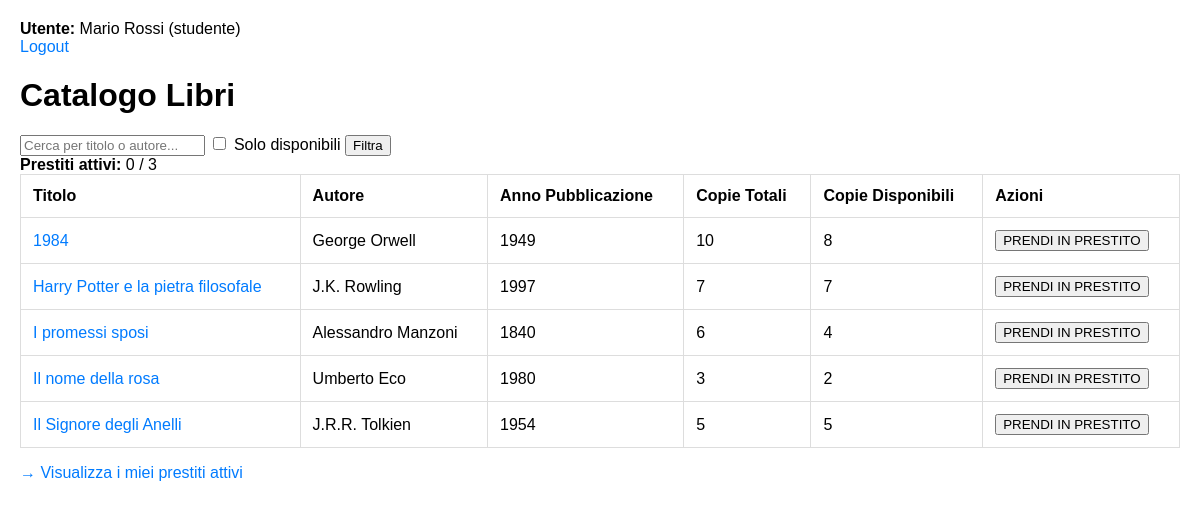
/src/libri.php (signed in), run on the app's committed database.
### tables this page shows
CREATE TABLE libri (
id_libro INT AUTO_INCREMENT PRIMARY KEY,
titolo VARCHAR(100) NOT NULL,
autore VARCHAR(100) NOT NULL,
anno_pubblicazione INT,
copie_totali INT NOT NULL,
copie_disponibili INT NOT NULL
);

### src/libri.php (the view, shortened to what this page needs)
<?php
    require_once 'config.php';
    $search = $_GET['q'] ?? '';
    $solo_disponibili = isset($_GET['solo_disponibili']) ? true : false;
    $MAX_PRESTITI = 3;
    $prestiti_attivi = 0;
    if($_SESSION['user_ruolo'] === 'studente') {
        $sql = "SELECT COUNT(*) AS count FROM prestiti WHERE id_utente = ? AND data_fine IS NULL";
        $stmt = mysqli_prepare($conn, $sql);
        mysqli_stmt_bind_param($stmt, 'i', $_SESSION['user_id']);
        mysqli_stmt_execute($stmt);
        $result = mysqli_stmt_get_result($stmt);
        $row = mysqli_fetch_assoc($result);
        $prestiti_attivi=(int)$row['count'];
    }
    $sql = "SELECT * FROM libri WHERE (titolo LIKE ? OR autore LIKE ?)";
    $sql .= " ORDER BY titolo";
    $like = '%' . $search . '%';
    $search_param[] = $like;
    $search_param[] = $like;
    $stmt = mysqli_prepare($conn, $sql);
    mysqli_stmt_bind_param($stmt, 'ss', $search_param[0], $search_param[1]);
    mysqli_stmt_execute($stmt);
    $result = mysqli_stmt_get_result($stmt);
?>
<!DOCTYPE html>
<html lang="it">
    <head>
    </head>
    <body>
    <div>
        <strong>Utente:</strong> <?php echo htmlspecialchars($_SESSION['user_nome'] . ' ' . $_SESSION['user_cognome']); ?>
        (<?php echo htmlspecialchars($_SESSION['user_ruolo']); ?>)
    </div>
    <div>
        <a href="logout.php">Logout</a>
    </div>
    <h1>Catalogo Libri</h1>
    <div class="search-form">
        <form method="get">
            <input type="text" name="q" placeholder="Cerca per titolo o autore..." value="<?php echo htmlspecialchars($search); ?>">
            <label>
                <input type="checkbox" name="solo_disponibili" <?php if ($solo_disponibili) echo 'checked'; ?>>
                Solo disponibili
            </label>
            <button type="submit">Filtra</button>
        </form>
    </div>
    <?php if ($_SESSION['user_ruolo'] === 'studente'): ?>
    <div class="prestiti-info">
        <strong>Prestiti attivi:</strong> <?php echo $prestiti_attivi; ?> / <?php echo $MAX_PRESTITI; ?>
    </div>
    <?php endif; ?>
    <table>
        <thead>
            <tr>
                <th>Titolo</th>
                <th>Autore</th>
                <th>Anno Pubblicazione</th>
                <th>Copie Totali</th>
                <th>Copie Disponibili</th>
                <th>Azioni</th>
            </tr>
        </thead>
        <tbody>
            <?php while($libro = mysqli_fetch_assoc($result)): ?>
                <tr>
                    <td>
                        <a href="libro.php?id=<?php echo $libro['id_libro']; ?>">
                            <?php echo htmlspecialchars($libro['titolo']); ?>
                        </a>
                    </td>
                    <td><?php echo htmlspecialchars($libro['autore']); ?></td>
                    <td><?php echo htmlspecialchars($libro['anno_pubblicazione']); ?></td>
                    <td><?php echo (int)$libro['copie_totali']; ?></td>
                    <td><?php echo (int)$libro['copie_disponibili']; ?></td>
                    <td>
                        <?php if ($_SESSION['user_ruolo'] === 'studente' && $libro['copie_disponibili'] > 0 && $prestiti_attivi < $MAX_PRESTITI): ?>
                            <form method="post" action="presta_libro.php">
                                <button type="submit" class="presta">PRENDI IN PRESTITO</button>
                            </form>
                        <?php else: ?>
                            -
                        <?php endif; ?>
                    </td>
                </tr>
            <?php endwhile; ?>
        </tbody>
    </table>
    <?php if ($_SESSION['user_ruolo'] === 'studente'): ?>
    <p><a href="prestiti.php">→ Visualizza i miei prestiti attivi</a></p>
    <?php endif; ?>
</body>
</html>

### src/libri.php (style rules this page uses)
body { font-family: Arial, sans-serif; margin: 20px; }
h1 { margin-bottom: 20px; }
table { width: 100%; border-collapse: collapse; }
table th, table td { border: 1px solid #ddd; padding: 12px; text-align: left; }
a { color: #007bff; text-decoration: none; }

### data on the page
libri: titolo "1984", autore "George Orwell", anno_pubblicazione "1949", copie_totali "10", copie_disponibili "8"
libri: titolo "Harry Potter e la pietra filosofale", autore "J.K. Rowling", anno_pubblicazione "1997", copie_totali "7", copie_disponibili "7"
libri: titolo "I promessi sposi", autore "Alessandro Manzoni", anno_pubblicazione "1840", copie_totali "6", copie_disponibili "4"
libri: titolo "Il nome della rosa", autore "Umberto Eco", anno_pubblicazione "1980", copie_totali "3", copie_disponibili "2"
libri: titolo "Il Signore degli Anelli", autore "J.R.R. Tolkien", anno_pubblicazione "1954", copie_totali "5", copie_disponibili "5"

### other printed values
$_SESSION['user_nome'] . ' ' . $_SESSION['user_cognome'] "Mario Rossi"
$_SESSION['user_ruolo'] "studente"
$prestiti_attivi "0"
$MAX_PRESTITI "3"
